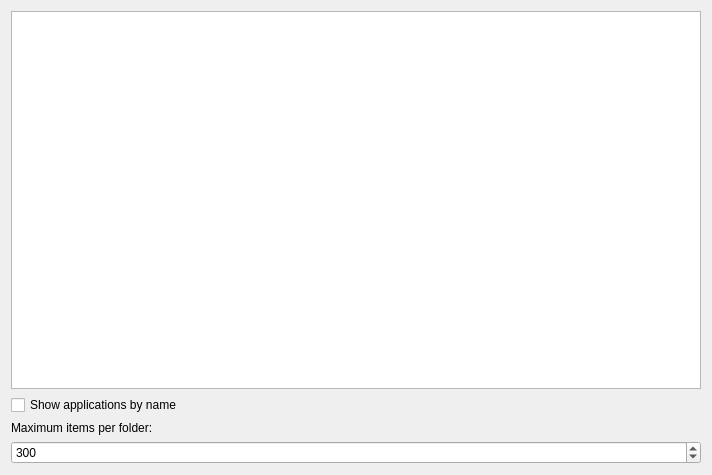
<?xml version="1.0" encoding="UTF-8"?>
<ui version="4.0">
 <class>Config</class>
 <widget class="QWidget" name="Config">
  <property name="geometry">
   <rect>
    <x>0</x>
    <y>0</y>
    <width>712</width>
    <height>475</height>
   </rect>
  </property>
  <layout class="QVBoxLayout" name="verticalLayout">
   <item>
    <widget class="QPlainTextEdit" name="configData">
     <property name="verticalScrollBarPolicy">
      <enum>Qt::ScrollBarPolicy::ScrollBarAsNeeded</enum>
     </property>
     <property name="plainText">
      <string/>
     </property>
    </widget>
   </item>
   <item>
    <widget class="QCheckBox" name="showAppsByName">
     <property name="text">
      <string>Show applications by name</string>
     </property>
    </widget>
   </item>
   <item>
    <widget class="QLabel" name="label">
     <property name="text">
      <string>Maximum items per folder:</string>
     </property>
    </widget>
   </item>
   <item>
    <widget class="QSpinBox" name="maxFolderEntries">
     <property name="toolTip">
      <string>Limits how many files/folders are shown in a single folder menu to keep it responsive.</string>
     </property>
     <property name="minimum">
      <number>50</number>
     </property>
     <property name="maximum">
      <number>2000</number>
     </property>
     <property name="value">
      <number>300</number>
     </property>
    </widget>
   </item>
  </layout>
 </widget>
 <resources/>
 <connections/>
</ui>
